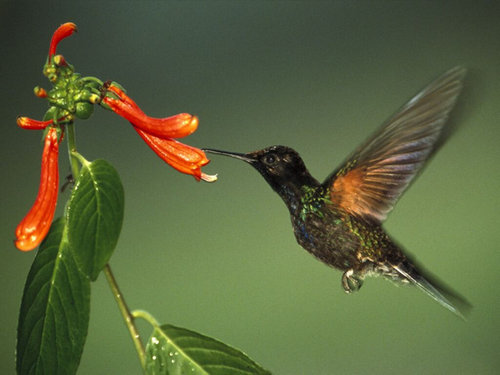
#> input picture lab4/images/img1.bmp, 500 x 375 px; its folder holds only this picture in this run
$ jupyter execute --allow-errors lab4.ipynb   (shell and % lines are left out)
#> lines starting #> are read from the running program, lines starting #| are printed output that depends on the picture
# <center>Лабораторная работа №4</center>
###### <center> Сокрытие данных в частотной области неподвижных изображений на основе кодирования разности абсолютных значений коэффициентов дискретно-косинусного преобразования</center>
<p>
<center>
_по курсу: "Стеганография"_
</center>
<center>
_студенты группы КБ-41_
</center>
<center>
_Кривич Максим, Науменко Данил_
</center>
<center>
_Харьков - 2017г._
</center>

[cell 1]
import re
import copy
import codecs
import numpy as np
import matplotlib.pyplot as plt

from PIL import Image
from math import cos, pi, sqrt
from scipy import fftpack
from functools import lru_cache
from pprint import pprint

[cell 2]
np.set_printoptions(formatter={'float_kind':lambda x: "%.2f" % x})

[cell 3]
IMG_TEMP = 'images/img{}.bmp'
STEG_IMG_TEMP = 'images/stego{}.bmp'
TEXT_FILE = 'text.txt'
MARKER = '0111111111111110'
EOL = '$$'

[cell 4]
def dct(img):
    return fftpack.dct(fftpack.dct(img.T, norm='ortho').T, norm='ortho')

def idct(coefficients):
    return fftpack.idct(fftpack.idct(coefficients.T, norm='ortho').T, norm='ortho')

[cell 5]
# [5 lines left out: function np_2_image, not called in this run]

[cell 6]
def image_2_np(image):
    try:
        return np.array(image)
    except:
        return None

[cell 7]
def open_image(filename):
#> called with filename = 'images/img1.bmp'
    return Image.open(filename)
#> returned value is the input picture: PIL image 500x375 RGB; mean R, G, B 90.6, 100.3, 62.7

[cell 8]
def read_text(filename):
    with codecs.open(filename, encoding='utf-8', mode='r') as f:
        return f.read().strip()

[cell 9]
def str_2_bin(*args):
    return ''.join(bin(ord(x))[2:].zfill(8) for x in ''.join(args))

[cell 10]
def bin_2_str(binary, length=8):
    bin_l = [binary[i:i+length] for i in range(0, len(binary), length)]
    return ''.join([chr(int(c, 2)) for c in bin_l])

[cell 11]
def chunks(l, n, step=4):
    for i in range(0, len(l) - n + 1, step):
        yield l[i:i + n]

[cell 12]
def get_reconstructed_image(raw):
    img = raw.clip(0, 255)
    img = img.astype('uint8')
    img = Image.fromarray(img)
    return img

[cell 13]
# [6 lines left out: function get_blocks, not called in this run]

### Задание №1 - Реализация алгоритмов прямого и обратного дискретно-косинусного преобразования. Исследование эффекта частотной чувствительности зрительной системы человека

[cell 14]
# @lru_cache(maxsize=128)
# [5 lines left out: function C, not called in this run]

[cell 15]
N = 8
P = 1

# [9 lines left out: function dct2d, not called in this run]
dct2d.__code__ = dct.__code__
# [9 lines left out: function idct2d, not called in this run]
idct2d.__code = idct.__code__

[cell 16]
image = open_image(IMG_TEMP.format(1))
red, green, blue = image.split()
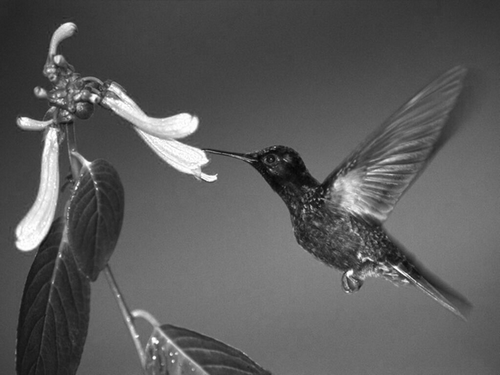
#> red: PIL image 500x375 L; min 5, max 255, mean 90.6
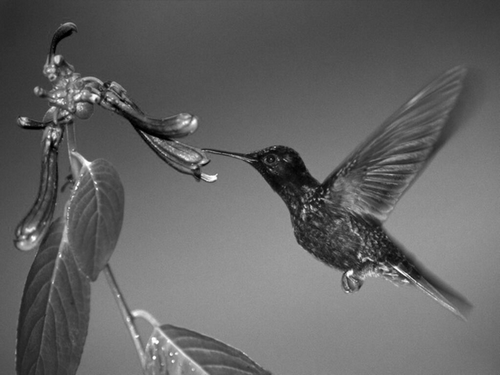
#> green: PIL image 500x375 L; min 0, max 255, mean 100.3
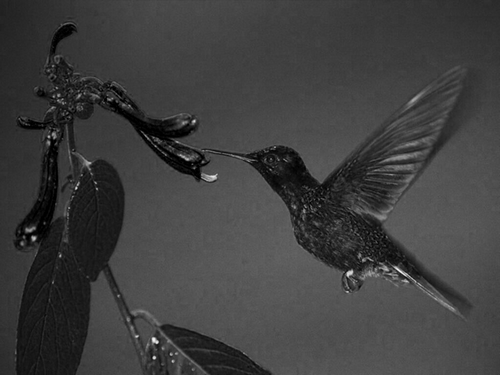
#> blue: PIL image 500x375 L; min 0, max 243, mean 62.7
plt.imshow(red)
plt.show()

[cell 17]
red_np = image_2_np(red)

[cell 18]
print('='*20 + 'DCT(1,1)'+'='*19)
print(re.sub('[ ]+', ' ', re.sub(' *[\\[\\]] *', '', np.array_str(dct2d(red_np[:N,:N])))))
#| 318.63 2.18 1.18 -0.54 -3.13 -0.39 -0.08 -0.31
#| 6.28 0.32 -1.53 0.38 1.28 1.30 -0.64 -0.20
#| 2.99 -1.58 2.55 -1.30 0.35 1.73 -0.67 -0.11
#| 1.66 -0.88 -0.68 1.84 -1.06 -0.30 1.39 0.87
#| 2.12 -1.34 -1.13 -1.49 1.87 -0.54 0.87 0.12
#| 0.15 -0.67 1.95 0.73 -1.43 1.75 -0.86 -0.63
#| -0.29 0.55 -0.92 0.97 0.53 0.06 0.95 0.44
#| -1.00 -0.17 -0.66 -1.05 0.36 -0.83 0.13 0.09
print('='*45)

[cell 19]
a = dct(red_np[:N,:N])
b = a + 0.3*a # ~ 30%
print('='*20 + 'DCT(a)'+'='*19)
print(re.sub('[ ]+', ' ', re.sub(' *[\\[\\]] *', '', np.array_str(a))))
#| 318.63 2.18 1.18 -0.54 -3.13 -0.39 -0.08 -0.31
#| 6.28 0.32 -1.53 0.38 1.28 1.30 -0.64 -0.20
#| 2.99 -1.58 2.55 -1.30 0.35 1.73 -0.67 -0.11
#| 1.66 -0.88 -0.68 1.84 -1.06 -0.30 1.39 0.87
#| 2.12 -1.34 -1.13 -1.49 1.87 -0.54 0.87 0.12
#| 0.15 -0.67 1.95 0.73 -1.43 1.75 -0.86 -0.63
#| -0.29 0.55 -0.92 0.97 0.53 0.06 0.95 0.44
#| -1.00 -0.17 -0.66 -1.05 0.36 -0.83 0.13 0.09
print('='*20 + 'DCT(b)'+'='*19)
print(re.sub('[ ]+', ' ', re.sub(' *[\\[\\]] *', '', np.array_str(b))))
#| 414.21 2.84 1.54 -0.71 -4.06 -0.51 -0.11 -0.40
#| 8.16 0.42 -2.00 0.50 1.66 1.69 -0.83 -0.26
#| 3.89 -2.05 3.31 -1.70 0.46 2.25 -0.87 -0.14
#| 2.15 -1.15 -0.88 2.40 -1.38 -0.40 1.80 1.13
#| 2.76 -1.74 -1.46 -1.93 2.44 -0.71 1.13 0.15
#| 0.20 -0.86 2.54 0.94 -1.86 2.27 -1.11 -0.82
#| -0.38 0.72 -1.20 1.26 0.69 0.08 1.24 0.57
#| -1.30 -0.22 -0.85 -1.36 0.47 -1.07 0.17 0.12
print('='*45)

f,ax = plt.subplots(1,2, figsize=(8, 8))
ax[0].imshow(get_reconstructed_image(idct(a)))
ax[1].imshow(get_reconstructed_image(idct(b)))
plt.show()
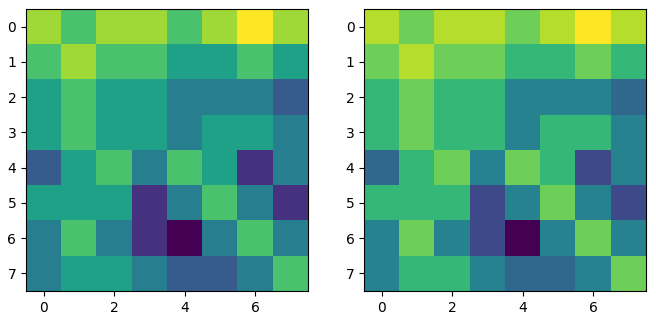
#> figure drawn by matplotlib, 2 panels

[cell 20]
a = dct(red_np[:N,:N])
b = a + a # ~ 100%
print('='*20 + 'DCT(a)'+'='*19)
print(re.sub('[ ]+', ' ', re.sub(' *[\\[\\]] *', '', np.array_str(a))))
#| 318.63 2.18 1.18 -0.54 -3.13 -0.39 -0.08 -0.31
#| 6.28 0.32 -1.53 0.38 1.28 1.30 -0.64 -0.20
#| 2.99 -1.58 2.55 -1.30 0.35 1.73 -0.67 -0.11
#| 1.66 -0.88 -0.68 1.84 -1.06 -0.30 1.39 0.87
#| 2.12 -1.34 -1.13 -1.49 1.87 -0.54 0.87 0.12
#| 0.15 -0.67 1.95 0.73 -1.43 1.75 -0.86 -0.63
#| -0.29 0.55 -0.92 0.97 0.53 0.06 0.95 0.44
#| -1.00 -0.17 -0.66 -1.05 0.36 -0.83 0.13 0.09
print('='*20 + 'DCT(b)'+'='*19)
print(re.sub('[ ]+', ' ', re.sub(' *[\\[\\]] *', '', np.array_str(b))))
#| 637.25 4.37 2.37 -1.09 -6.25 -0.78 -0.17 -0.62
#| 12.56 0.64 -3.07 0.76 2.56 2.60 -1.27 -0.40
#| 5.98 -3.15 5.09 -2.61 0.71 3.46 -1.34 -0.21
#| 3.31 -1.76 -1.36 3.69 -2.12 -0.61 2.77 1.74
#| 4.25 -2.68 -2.25 -2.98 3.75 -1.09 1.75 0.23
#| 0.31 -1.33 3.90 1.45 -2.87 3.50 -1.71 -1.26
#| -0.58 1.10 -1.84 1.94 1.06 0.12 1.91 0.88
#| -2.00 -0.34 -1.31 -2.10 0.72 -1.65 0.27 0.18
print('='*45)

f,ax = plt.subplots(1,2, figsize=(8, 8))
ax[0].imshow(get_reconstructed_image(idct(a)))
ax[1].imshow(get_reconstructed_image(idct(b)))
plt.show()
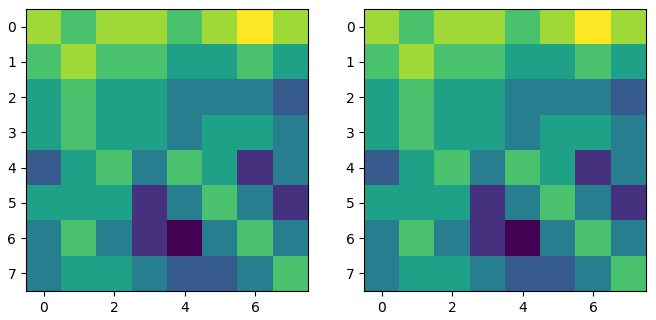
#> figure drawn by matplotlib, 2 panels

[cell 21]
a = dct(red_np[:N,:N])
b = a + 5.3*a # ~530%
print('='*20 + 'DCT(a)'+'='*19)
print(re.sub('[ ]+', ' ', re.sub(' *[\\[\\]] *', '', np.array_str(a))))
#| 318.63 2.18 1.18 -0.54 -3.13 -0.39 -0.08 -0.31
#| 6.28 0.32 -1.53 0.38 1.28 1.30 -0.64 -0.20
#| 2.99 -1.58 2.55 -1.30 0.35 1.73 -0.67 -0.11
#| 1.66 -0.88 -0.68 1.84 -1.06 -0.30 1.39 0.87
#| 2.12 -1.34 -1.13 -1.49 1.87 -0.54 0.87 0.12
#| 0.15 -0.67 1.95 0.73 -1.43 1.75 -0.86 -0.63
#| -0.29 0.55 -0.92 0.97 0.53 0.06 0.95 0.44
#| -1.00 -0.17 -0.66 -1.05 0.36 -0.83 0.13 0.09
print('='*20 + 'DCT(b)'+'='*19)
print(re.sub('[ ]+', ' ', re.sub(' *[\\[\\]] *', '', np.array_str(b))))
#| 2007.34 13.76 7.45 -3.42 -19.69 -2.45 -0.53 -1.94
#| 39.55 2.02 -9.67 2.40 8.05 8.19 -4.00 -1.25
#| 18.84 -9.92 16.04 -8.22 2.23 10.90 -4.22 -0.67
#| 10.44 -5.56 -4.29 11.61 -6.67 -1.92 8.73 5.50
#| 13.39 -8.43 -7.10 -9.38 11.81 -3.42 5.50 0.73
#| 0.96 -4.19 12.29 4.58 -9.03 11.01 -5.39 -3.98
#| -1.84 3.47 -5.80 6.11 3.34 0.37 6.01 2.76
#| -6.31 -1.06 -4.13 -6.61 2.27 -5.21 0.84 0.56
print('='*45)

f,ax = plt.subplots(1,2, figsize=(8, 8))
ax[0].imshow(get_reconstructed_image(idct(a)))
ax[1].imshow(get_reconstructed_image(idct(b)))
plt.show()
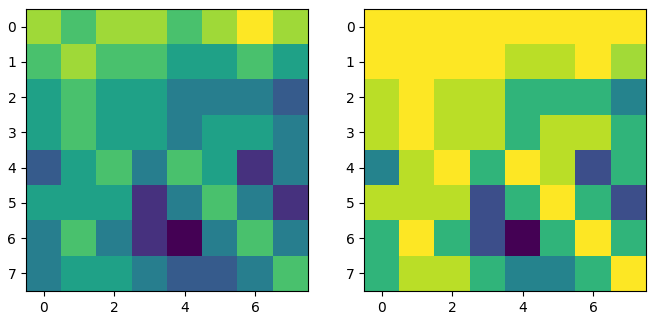
#> figure drawn by matplotlib, 2 panels

### Задание №2 - Реализация алгоритмов встраивания и извлечения сообщений в частотную область изображений (метод Коха-Жао)

##### Входные параметры

[cell 22]
N = 8
Pr = 30
message = "Стеганография"

[cell 23]
# [7 lines left out: function H, not called in this run]

##### Процедура вставки сообщения

[cell 24]
# [29 lines left out: function encode, not called in this run]

##### Процедура извлечения сообщения

[cell 25]
# [17 lines left out: function decode, not called in this run]

##### Тестирование

#> (a cell that did not finish here is left out)

#> (a cell that did not finish here is left out)

#> (a cell that did not finish here is left out)

##### Оценка вероятности ложного изъятия информационных данных и количественная оценка различий между изображениями до и после встраивания информационного сообщения

[cell 29]
X = []
#> X = []
X1 = []
Y = []
#> (the rest of this cell did not finish here and is left out)

[cell 30]
f,ax = plt.subplots(1, 2, figsize=(16, 4))
ax[0].plot(Y, X)
ax[0].grid(True)
ax[1].plot(Y, X1)
ax[1].grid(True)
plt.show()
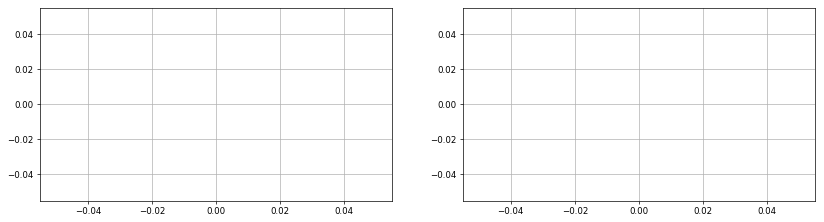
#> figure drawn by matplotlib, 2 panels

### Задание №3 - Реализация стеганоатакы на основе использования алгоритма сжатия JPEG и исследования его возможностей

[cell 31]
X_3 = []
Y_3 = []
X1_3 = []
#> (the rest of this cell did not finish here and is left out)

[cell 32]
f,ax = plt.subplots(1, 2, figsize=(16, 4))
ax[0].plot(Y_3, X_3)
ax[0].grid(True)
ax[1].plot(Y_3, X1_3)
ax[1].grid(True)
plt.show()

### Задача №4 - Реализация усовершенствованных алгоритмов встраивания и извлечения сообщений в частотную область изображений (метод Бенгама-Мемон-Эо-Юнга)

[cell 33]
MARKER = '01111110'

[cell 34]
# [35 lines left out: function encode_mod, not called in this run]

[cell 35]
# [20 lines left out: function decode_mod, not called in this run]

##### Тестирование

[cell 36]
message = 'TEST'

#> (a cell that did not finish here is left out)

#> (a cell that did not finish here is left out)

##### Оценка вероятности ложного изъятия информационных данных и количественная оценка различий между изображениями до и после встраивания информационного сообщения

[cell 39]
X_4 = []
#> X_4 = []
X1_4 = []
Y_4 = []
#> (the rest of this cell did not finish here and is left out)
